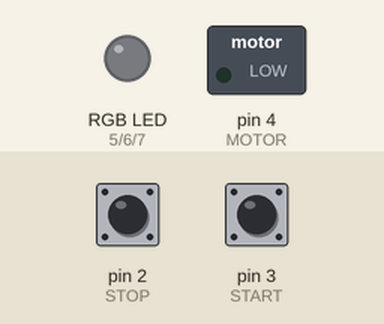
A sketch run on a simulated Arduino Uno, built with avr-gcc and run on an emulated ATmega328P. On the bench: switched loads named in the sketch (green lamp = pin HIGH), an RGB LED mixed from three pins (HIGH = lit). Inputs (shaded band) come from the test bench; at power-on: pin 2 (STOP) LOW, pin 3 (START) LOW.

Above: at 1.2 s.
1.3 s: pin 2 (STOP) pulled HIGH for 0.15 s
At 1.6 s:
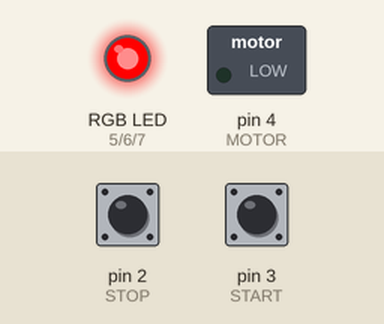
2.9 s: pin 3 (START) pulled HIGH for 0.15 s
At 4.1 s:
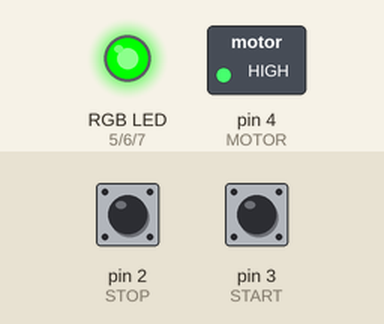
4.5 s: pin 2 (STOP) pulled HIGH for 1 s
At 5.3 s:
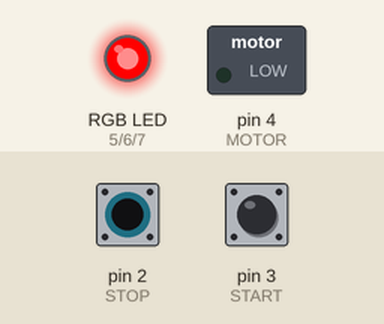
7.0 s: pin 3 (START) pulled HIGH for 1 s
At 8.3 s:
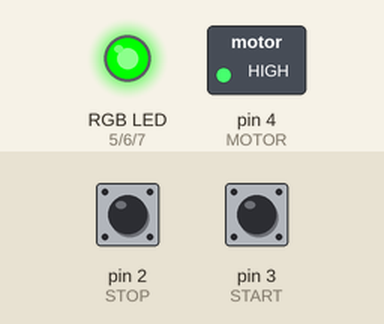
9.5 s: pin 2 (STOP) driven HIGH and pin 3 (START) driven HIGH
At 10.7 s:
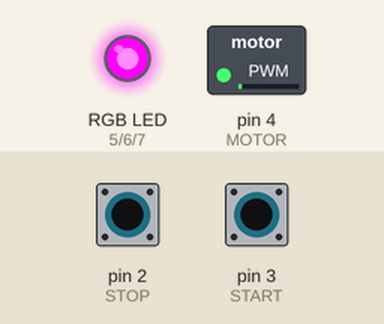
11.0 s: pin 2 (STOP) driven LOW
At 11.3 s:
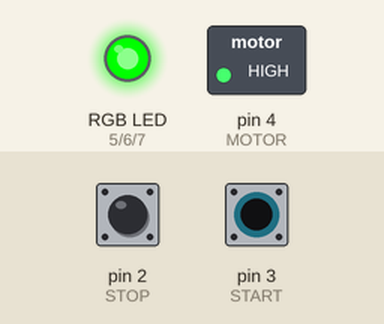
Timing chart, 0 to 13.5 s (numbered marks = the images above; inputs shaded):
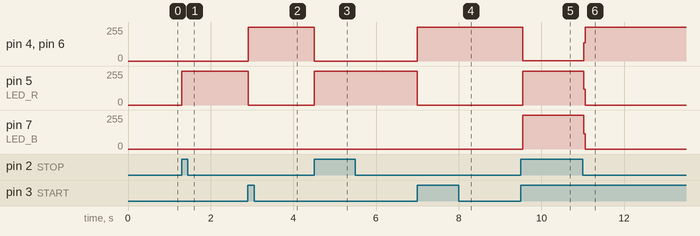

Measured:
- after the input at 1.3 s, pin 5 (LED_R): 0/255 → 255/255 at once
- after the input at 2.9 s, pin 4 (MOTOR), pin 6 (LED_G): 0/255 → 255/255 at once; pin 5 (LED_R): 255/255 → 0/255 at once
- after the input at 4.5 s, pin 4 (MOTOR), pin 6 (LED_G): 255/255 → 0/255 at once; pin 5 (LED_R): 0/255 → 255/255 at once
- after the input at 7.0 s, pin 4 (MOTOR), pin 6 (LED_G): 0/255 → 255/255 at once; pin 5 (LED_R): 255/255 → 0/255 at once
- after the input at 9.5 s, pin 4 (MOTOR), pin 6 (LED_G): 255/255 → 1/255 after 0.05 s; pin 5 (LED_R): 0/255 → 254/255 after 0.05 s; pin 7 (LED_B): 0/255 → 253/255 after 0.05 s
- after the input at 11.0 s, pin 4 (MOTOR), pin 6 (LED_G): 1/255 → 255/255 at once; pin 5 (LED_R): 254/255 → 0/255 at once; pin 7 (LED_B): 253/255 → 0/255 at once

The sketch:

Car.ino
```cpp
#define STOP 2
#define START 3

#define MOTOR 4

#define LED_R 5
#define LED_G 6
#define LED_B 7

void StopFall(void);
void StartFall(void);
void StopMotor(void);
void StartMotor(void);

bool stopFlag = false, startFlag = false;

void setup() {
  Serial.begin(9600);

  // put your setup code here, to run once:
  pinMode(MOTOR, OUTPUT);
  pinMode(LED_R, OUTPUT);
  pinMode(LED_G, OUTPUT);
  pinMode(LED_B, OUTPUT);

  pinMode(STOP, INPUT);
  pinMode(START, INPUT);

  stopFlag = false;
  startFlag = false;
}

void loop() {
  // put your main code here, to run repeatedly:
  if(digitalRead(STOP) == HIGH)
    StopMotor();
  else if(digitalRead(STOP) == LOW)
    StopFall();

  if(digitalRead(START) == HIGH)
    StartMotor();
  else if(digitalRead(START) == LOW)
    StartFall();

  if(stopFlag == true && startFlag == true){
    digitalWrite(LED_R, HIGH);
    digitalWrite(LED_G, LOW);
    digitalWrite(LED_B, HIGH);

    digitalWrite(MOTOR, LOW);
  }
  delay(5);
}

void StopFall(void){
  stopFlag = false;
}

void StartFall(void){
  startFlag = false;
}

void StopMotor(void){
  stopFlag = true;

  digitalWrite(LED_R, HIGH);
  digitalWrite(LED_G, LOW);
  digitalWrite(LED_B, LOW);

  digitalWrite(MOTOR, LOW);
}

void StartMotor(void){
  startFlag = true;

  digitalWrite(LED_R, LOW);
  digitalWrite(LED_G, HIGH);
  digitalWrite(LED_B, LOW);

  digitalWrite(MOTOR, HIGH);
}
```
